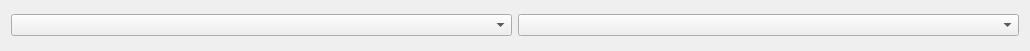
<?xml version="1.0" encoding="UTF-8"?>
<ui version="4.0">
 <class>Layer</class>
 <widget class="QWidget" name="Layer">
  <property name="geometry">
   <rect>
    <x>0</x>
    <y>0</y>
    <width>1030</width>
    <height>51</height>
   </rect>
  </property>
  <property name="windowTitle">
   <string>Form</string>
  </property>
  <layout class="QHBoxLayout" name="horizontalLayout">
   <item>
    <layout class="QGridLayout" name="gridLayout">
     <item row="0" column="0">
      <widget class="QComboBox" name="comboBoxVol"/>
     </item>
     <item row="0" column="1">
      <widget class="QComboBox" name="comboBoxLut"/>
     </item>
    </layout>
   </item>
  </layout>
 </widget>
 <resources/>
 <connections/>
</ui>
